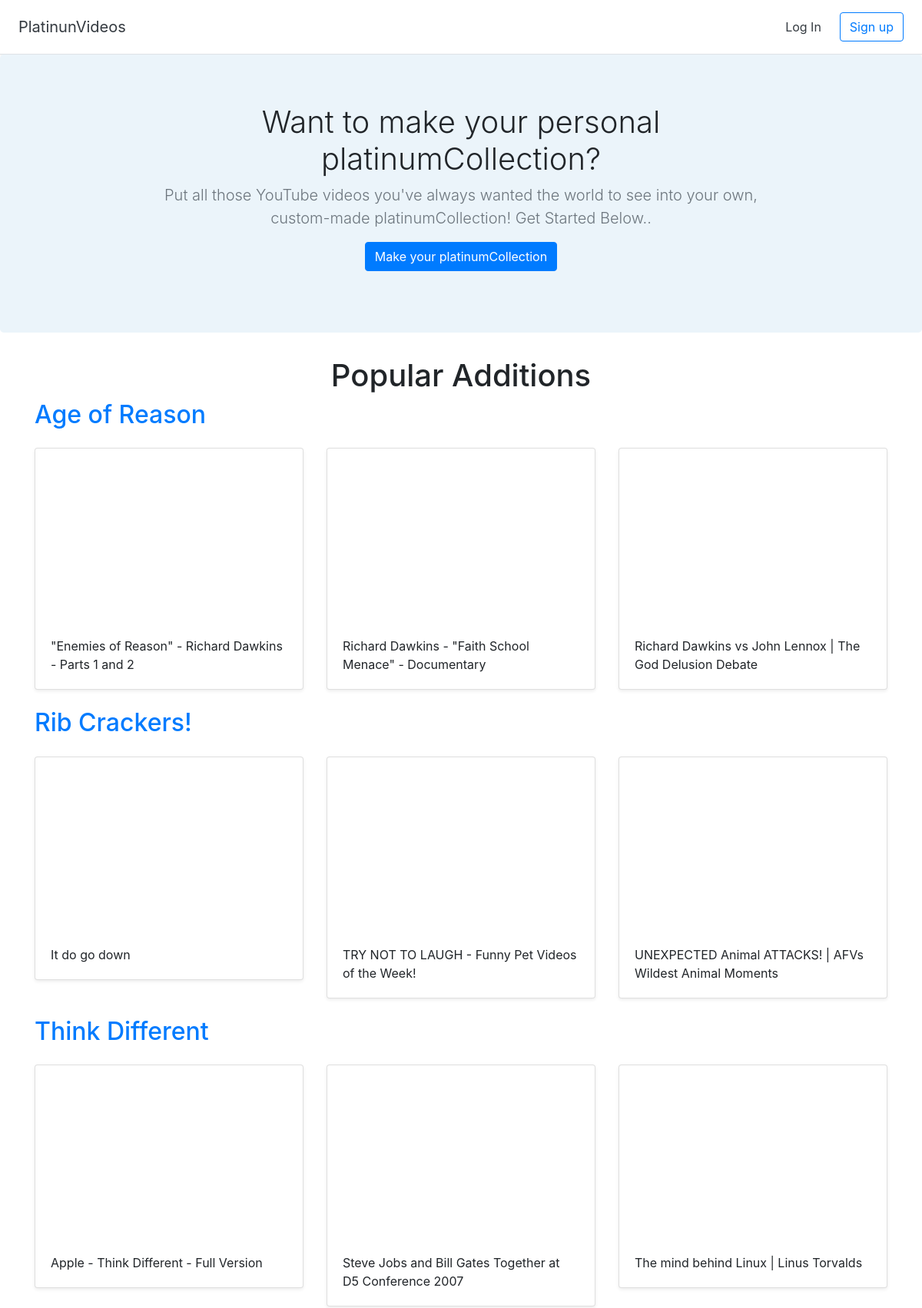
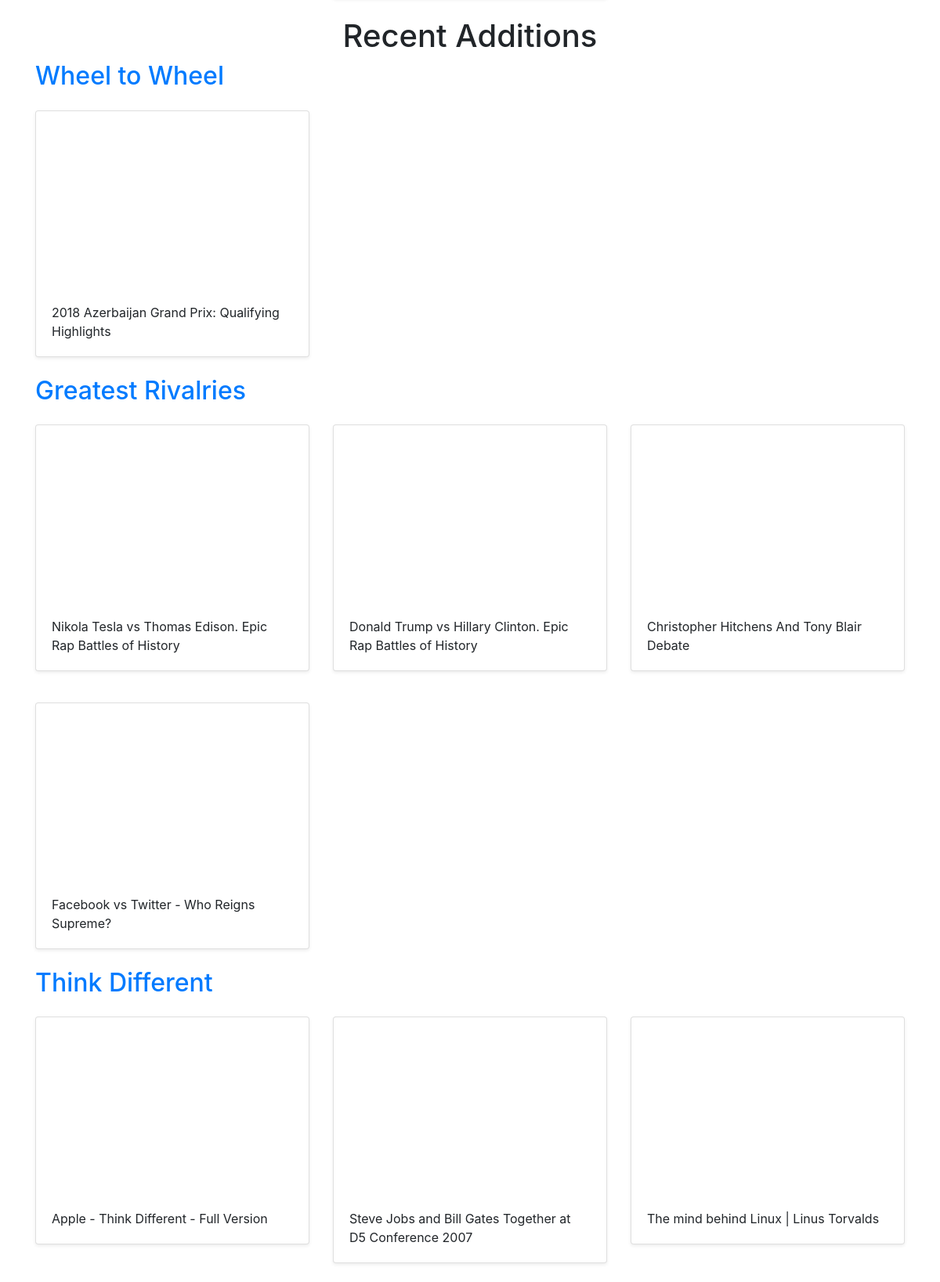
The page / on the database its author committed (2 pictures, top to bottom).
### platvids/models.py (models this page shows)
class Platvid(models.Model):
    title = models.CharField(max_length=255)
    user = models.ForeignKey(User, on_delete=models.CASCADE)

class Video(models.Model):
    title = models.CharField(max_length=255)
    url = models.URLField()
    youtube_id = models.CharField(max_length=255)
    platvid = models.ForeignKey(Platvid, on_delete=models.CASCADE)

### platvids/views.py (the view)
# urls.py: path('', views.index, name='index'),
def index(request):
    recent_platvids = Platvid.objects.all().order_by('-id')[:3]
    popular_platvids = [Platvid.objects.get(pk=1),Platvid.objects.get(pk=2),Platvid.objects.get(pk=3)]
    return render(request, 'platvids/index.html', {'recent_platvids':recent_platvids, 'popular_platvids': popular_platvids})

### platvids/templates/platvids/index.html
{% extends 'platvids/base.html' %}
{% block content %}
<section class="jumbotron text-center">
    <div class="container">
        <h1 class='jumbotron-heading'>
            Want to make your personal platinumCollection?
        </h1>
        <p class="lead text-muted">
            Put all those YouTube videos you've always wanted the world to see into your own, custom-made
            platinumCollection! Get Started Below..
        </p>
        <p class="btn btn-primary">
            Make your platinumCollection
        </p>
    </div>
</section>
<div class="container">
    <h1 class="text-center">Popular Additions</h1>
    {% for platvid in popular_platvids %}
    <h2><a href="{% url 'detail_collection' platvid.id %}">{{ platvid.title }}</a></h2>
    <div class="row">
        {% for video in platvid.video_set.all %}
        <div class="col-md-4 mt-3">
            <div class="card mb-4 shadow-sm">
                <iframe width="100%" height="225" src="https://www.youtube.com/embed/'{{ video.youtube_id }}"
                    frameborder="0" allow="accelerometer; autoplay; encrypted-media; gyroscope; picture-in-picture"
                    allowfullscreen></iframe>
                <div class="card-body">
                    <p class="card-text">{{ video.title }}</p>
                </div>
            </div>
        </div>
        {% endfor %}
    </div>
    {% endfor %}
    <h1 class="text-center">Recent Additions</h1>
    {% for platvid in recent_platvids %}
    <h2><a href="{% url 'detail_collection' platvid.id %}">{{ platvid.title }}</a></h2>
    <div class="row">
        {% for video in platvid.video_set.all %}
        <div class="col-md-4 mt-3">
            <div class="card mb-4 shadow-sm">
                <iframe width="100%" height="225" src="https://www.youtube.com/embed/'{{ video.youtube_id }}"
                    frameborder="0" allow="accelerometer; autoplay; encrypted-media; gyroscope; picture-in-picture"
                    allowfullscreen></iframe>
                <div class="card-body">
                    <p class="card-text">{{ video.title }}</p>
                </div>
            </div>
        </div>
        {% endfor %}
    </div>
    {% endfor %}
</div>
{% endblock %}

### platvids/templates/platvids/base.html (shortened to what this page needs)
<!doctype html>
<html lang="en">
{% load staticfiles %}
<head>
  <link rel="stylesheet" href="https://stackpath.bootstrapcdn.com/bootstrap/4.2.1/css/bootstrap.min.css">
  <link href="{% static 'custom.css' %}" rel="stylesheet">
</head>
<body>
  <div class="d-flex flex-column flex-md-row align-items-center p-3 px-md-4 bg-white border-bottom shadow-sm">
    <h5 class="my-0 mr-md-auto font-weight-normal"><a href="{% url 'index' %}" class="text-dark">PlatinunVideos</a></h5>
    <nav class="my-2 my-md-0 mr-md-3">
      {% if user.is_authenticated %}
      <a class="p-2 text-dark" href="{% url 'dashboard' %}">Dashboard</a>
      <a class="p-2 text-dark" href="{% url 'logout' %}">Log Out</a>
      {% else %}
      <a class="p-2 text-dark" href="{% url 'login' %}">Log In</a>
      {% endif %}
    </nav>
    {% if user.is_authenticated == False %}
    <a class="btn btn-outline-primary" href="{% url 'signup' %}">Sign up</a>
    {% endif %}
  </div>
  {% block content %}
  {% endblock %}
</body>
</html>

### platvids/static/custom.css (style rules this page uses)
.jumbotron { background-color: #EBF4FA; }
.jumbotron-heading { font-weight: 300; }
.jumbotron .container { max-width: 51rem; }

### rows shown on the page
Platvid: title "Age of Reason"
Video: title "\"Enemies of Reason\" - Richard Dawkins - Parts 1 and 2"
Video: title "Richard Dawkins - \"Faith School Menace\" - Documentary"
Video: title "Richard Dawkins vs John Lennox | The God Delusion Debate"
Platvid: title "Rib Crackers!"
Video: title "It do go down"
Video: title "TRY NOT TO LAUGH - Funny Pet Videos of the Week!"
Video: title "UNEXPECTED Animal ATTACKS! | AFVs Wildest Animal Moments"
Platvid: title "Think Different"
Video: title "Apple - Think Different - Full Version"
Video: title "Steve Jobs and Bill Gates Together at D5 Conference 2007"
Video: title "The mind behind Linux | Linus Torvalds"
Platvid: title "Wheel to Wheel"
Video: title "2018 Azerbaijan Grand Prix: Qualifying Highlights"
Platvid: title "Greatest Rivalries"
Video: title "Nikola Tesla vs Thomas Edison. Epic Rap Battles of History"
Video: title "Donald Trump vs Hillary Clinton. Epic Rap Battles of History"
Video: title "Christopher Hitchens And Tony Blair Debate"
Video: title "Facebook vs Twitter - Who Reigns Supreme?"
